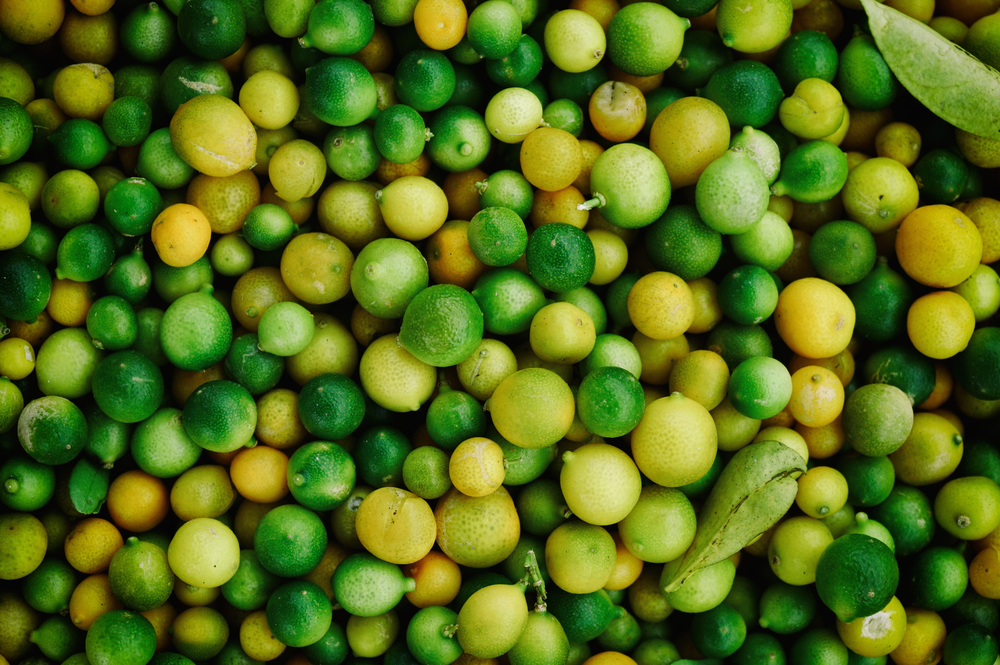
#> input picture 0802.png, 1000 x 665 px, shrunk from 2040 x 1356 before the run, found by its file name
$ python histograms_commented.py
#> lines starting #> are read from the running program, lines starting #| are printed output that depends on the picture
#!/usr/bin/env python
# coding: utf-8

# # Similarity through histogram

#
# ## What is a Histogram?
#
# A histogram is a graphical representation of the distribution of numerical data. It is an estimate of the probability distribution of a continuous variable (in this case, pixel values in an image). In the context of image processing, a histogram represents how the pixel values (intensities) are distributed in an image. This is usually displayed in a 2D plot, with the occurences depending on the color values of the image
#

# ### Example
# Lets take the following Image as an Example to explain Histograms.
#
# <img src="0802.png" style="width:35%; height:35%;"/>
#
#

# Let's assume we're working in the RGB color space. Three separate histograms would be created, one for each color channel: Red, Green, and Blue.
#
# ### Each histogram counts how often each color value (ranging from 0 to 255) occurs in the respective channels. For the green fruits in the image, the values in the Green channel would likely be higher, while the Red and Blue values might be lower.

# Let's take a look at the histograms

# In[4]:


import cv2
import matplotlib.pyplot as plt

# Load the image
image_path = 'DIV2k/DIV2K_valid_HR/DIV2K_valid_HR/0802.png'
image = cv2.imread(image_path)
#> image is the input picture: shape (665, 1000, 3); mean B, G, R 23.9, 107.2, 84.2

if image is not None:
    # Convert image to RGB (from BGR which OpenCV uses by default)
    image_rgb = cv2.cvtColor(image, cv2.COLOR_BGR2RGB)

    # Calculate and plot histograms for each color channel separately
    colors = ('r', 'g', 'b')
    channels = ('Red', 'Green', 'Blue')

    plt.figure(figsize=(18, 6))

    for i, color in enumerate(colors):
        plt.subplot(1, 3, i + 1)
        hist = cv2.calcHist([image_rgb], [i], None, [256], [0, 256])
        plt.plot(hist, color=color)
        plt.xlim([0, 256])
        plt.title(f'{channels[i]} Histogram')
        plt.xlabel('Pixel Intensity')
        plt.ylabel('Frequency')
        plt.grid(True)  # Add grid for better visualization

    plt.tight_layout()
    plt.show()
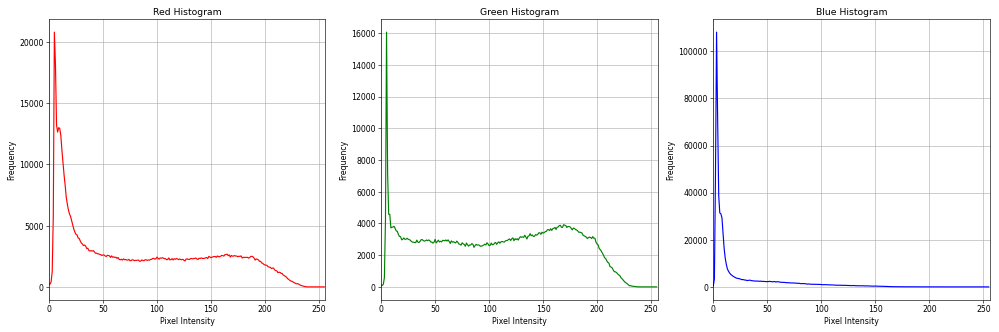
#> figure drawn by matplotlib, 3 panels; panel 1: curve peaks at x = 5, y = 20809; panel 2: curve peaks at x = 5, y = 16057; panel 3: curve peaks at x = 3, y = 108122

else:
    print("Failed to load the image. Please check the file path.")


# As expected, a very large proportion of the pixels in the image have a blue value of 0, while the green values tend to dominate within the image.

# ### RGB Channel are not effective

#
# Now all you have to do is create and save 3 histograms for each channel for all 450,000 images in the database and you're done. Well, not quite...
#
# The problem with this approach is that the RGB color space is based on the mixture of light colors, which is less intuitive when it comes to comparing colors from a human perspective. For example a brighter picture that is still the same picture could have completely other histograms, which will be visible especially in the red channel. Let's test it out.

# <img src="0802-bright.png" style="width:35%; height:35%;"/>

# ![alt text](0802-bright-histogram-1.png)

# According to the histograms, we should be able to see a lot more red tones in the image, but this is not the case, as we are analyzing a just brighter version of the image before. So why is that?
#
# Changing the brightness not only brings more white tones into the picture, but also brighter yellow tones, which are primarily mixed with the red and green channel. In addition, the green tones have also become stronger, which is responsible for the deflection in the histogram of the green channel. So according to the histograms, we have 2 completely different images here, while we humans can clearly establish a similarity despite the differences in brightness, as the same colors are used.
#
#

# ### What is the solution?
#

# Let's first start the coding part. For this Notebook we need the following Imports

# In[1]:


# necessary imports
import os
import sqlite3
from PIL import Image, ImageCms
from tqdm import tqdm
import numpy as np
import cv2
import matplotlib.pyplot as plt
from concurrent.futures import ThreadPoolExecutor
import concurrent.futures
from sklearn.neighbors import NearestNeighbors
import joblib
from sklearn.neighbors import NearestNeighbors


icms = ImageCms


# ## Connection with the database
#
# Here we establish a connection with the database that contains all the images from the hard disk.
#
# The image properties that we save from the image are:
#
# - Name
# - Storage Path
# - Pixel size

# In[2]:


# Connect to an existing one to store image metadata
database_name = "database_all_images.db"
root_folder = r"D:/data/image_data"

conn = sqlite3.connect(database_name)
c = conn.cursor()
conn.commit()


# ## Storing the storage path of every image in a variable
# This helps us to find and plot the similar images later in the code.

# In[3]:


# Fetch image paths from the database to work with the image files
# Execute the query to select all paths from the Images table
#> (the run stopped early here; a loop or call above may not have finished)
